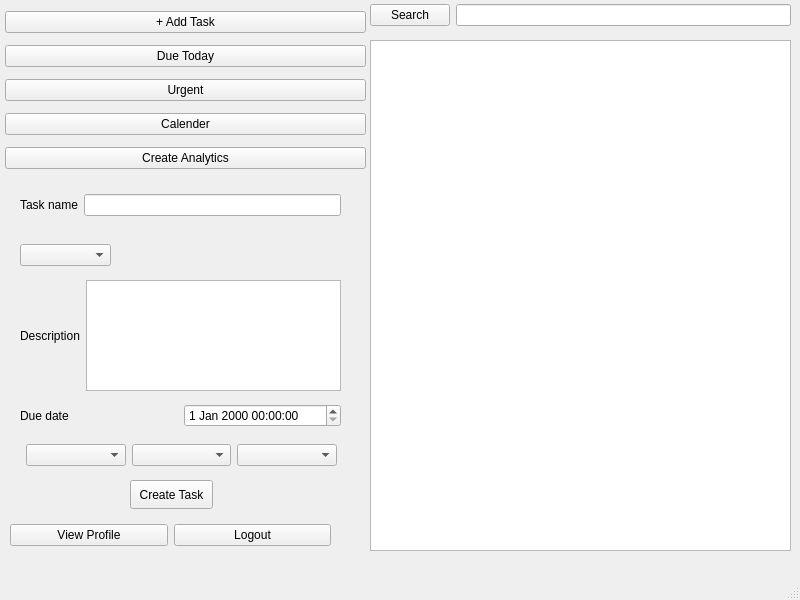
<?xml version="1.0" encoding="UTF-8"?>
<ui version="4.0">
 <class>FrontPage</class>
 <widget class="QMainWindow" name="FrontPage">
  <property name="geometry">
   <rect>
    <x>0</x>
    <y>0</y>
    <width>800</width>
    <height>600</height>
   </rect>
  </property>
  <property name="windowTitle">
   <string>MainWindow</string>
  </property>
  <widget class="QWidget" name="centralwidget">
   <widget class="QListWidget" name="Tasks_listWidget">
    <property name="geometry">
     <rect>
      <x>370</x>
      <y>40</y>
      <width>421</width>
      <height>511</height>
     </rect>
    </property>
   </widget>
   <widget class="QWidget" name="layoutWidget">
    <property name="geometry">
     <rect>
      <x>0</x>
      <y>0</y>
      <width>371</width>
      <height>183</height>
     </rect>
    </property>
    <layout class="QVBoxLayout" name="Options_verticalLayout">
     <property name="leftMargin">
      <number>5</number>
     </property>
     <property name="topMargin">
      <number>5</number>
     </property>
     <property name="rightMargin">
      <number>5</number>
     </property>
     <property name="bottomMargin">
      <number>5</number>
     </property>
     <item>
      <widget class="QPushButton" name="AddTask_pushButton">
       <property name="autoFillBackground">
        <bool>false</bool>
       </property>
       <property name="styleSheet">
        <string notr="true">border-color: rgba(255, 255, 255, 0);</string>
       </property>
       <property name="text">
        <string>+ Add Task</string>
       </property>
      </widget>
     </item>
     <item>
      <widget class="QPushButton" name="DueToday_pushButton">
       <property name="styleSheet">
        <string notr="true">border-color: rgba(255, 255, 255, 0);</string>
       </property>
       <property name="text">
        <string>Due Today</string>
       </property>
      </widget>
     </item>
     <item>
      <widget class="QPushButton" name="Urgent_pushButton">
       <property name="styleSheet">
        <string notr="true">border-color: rgba(255, 255, 255, 0);</string>
       </property>
       <property name="text">
        <string>Urgent</string>
       </property>
      </widget>
     </item>
     <item>
      <widget class="QPushButton" name="Calender_pushButton">
       <property name="styleSheet">
        <string notr="true">border-color: rgba(255, 255, 255, 0);</string>
       </property>
       <property name="text">
        <string>Calender</string>
       </property>
      </widget>
     </item>
     <item>
      <widget class="QPushButton" name="CreateAnalytics_pushButton">
       <property name="styleSheet">
        <string notr="true">border-color: rgba(255, 255, 255, 0);</string>
       </property>
       <property name="text">
        <string>Create Analytics</string>
       </property>
      </widget>
     </item>
    </layout>
   </widget>
   <widget class="QWidget" name="layoutWidget">
    <property name="geometry">
     <rect>
      <x>370</x>
      <y>0</y>
      <width>421</width>
      <height>31</height>
     </rect>
    </property>
    <layout class="QHBoxLayout" name="Search_horizontalLayout">
     <item>
      <widget class="QPushButton" name="Search_pushButton">
       <property name="styleSheet">
        <string notr="true">border-color: rgba(255, 255, 255, 0);</string>
       </property>
       <property name="text">
        <string>Search</string>
       </property>
      </widget>
     </item>
     <item>
      <widget class="QLineEdit" name="Search_lineEdit"/>
     </item>
    </layout>
   </widget>
   <widget class="QWidget" name="TaskDetails_widget" native="true">
    <property name="geometry">
     <rect>
      <x>20</x>
      <y>190</y>
      <width>321</width>
      <height>321</height>
     </rect>
    </property>
    <widget class="QWidget" name="layoutWidget">
     <property name="geometry">
      <rect>
       <x>0</x>
       <y>0</y>
       <width>321</width>
       <height>30</height>
      </rect>
     </property>
     <layout class="QHBoxLayout" name="TName_horizontalLayout">
      <item>
       <widget class="QLabel" name="TName_label">
        <property name="text">
         <string>Task name</string>
        </property>
       </widget>
      </item>
      <item>
       <widget class="QLineEdit" name="TName_lineEdit"/>
      </item>
     </layout>
    </widget>
    <widget class="QWidget" name="layoutWidget">
     <property name="geometry">
      <rect>
       <x>0</x>
       <y>50</y>
       <width>91</width>
       <height>30</height>
      </rect>
     </property>
     <layout class="QHBoxLayout" name="Priority_horizontalLayout">
      <item>
       <widget class="QComboBox" name="Priority_comboBox">
        <property name="placeholderText">
         <string>Priority</string>
        </property>
       </widget>
      </item>
     </layout>
    </widget>
    <widget class="QWidget" name="layoutWidget">
     <property name="geometry">
      <rect>
       <x>0</x>
       <y>90</y>
       <width>321</width>
       <height>111</height>
      </rect>
     </property>
     <layout class="QHBoxLayout" name="Desc_horizontalLayout">
      <item>
       <widget class="QLabel" name="Desc_label">
        <property name="text">
         <string>Description</string>
        </property>
       </widget>
      </item>
      <item>
       <widget class="QTextEdit" name="Desc_textEdit"/>
      </item>
     </layout>
    </widget>
    <widget class="QWidget" name="layoutWidget">
     <property name="geometry">
      <rect>
       <x>0</x>
       <y>210</y>
       <width>321</width>
       <height>31</height>
      </rect>
     </property>
     <layout class="QHBoxLayout" name="DDate_horizontalLayout">
      <item>
       <widget class="QLabel" name="DDate_label">
        <property name="text">
         <string>Due date</string>
        </property>
       </widget>
      </item>
      <item>
       <widget class="QDateTimeEdit" name="DDate_dateTimeEdit"/>
      </item>
     </layout>
    </widget>
    <widget class="QWidget" name="layoutWidget">
     <property name="geometry">
      <rect>
       <x>6</x>
       <y>250</y>
       <width>311</width>
       <height>30</height>
      </rect>
     </property>
     <layout class="QHBoxLayout" name="Extra_horizontalLayout">
      <item>
       <widget class="QComboBox" name="Repeat_comboBox">
        <property name="placeholderText">
         <string>Repeat</string>
        </property>
       </widget>
      </item>
      <item>
       <widget class="QComboBox" name="AddTag_comboBox">
        <property name="placeholderText">
         <string>Add Tag</string>
        </property>
       </widget>
      </item>
      <item>
       <widget class="QComboBox" name="Reminder_comboBox">
        <property name="placeholderText">
         <string>Reminder</string>
        </property>
       </widget>
      </item>
     </layout>
    </widget>
    <widget class="QPushButton" name="CreateTask_pushButton">
     <property name="geometry">
      <rect>
       <x>110</x>
       <y>290</y>
       <width>83</width>
       <height>29</height>
      </rect>
     </property>
     <property name="text">
      <string>Create Task</string>
     </property>
    </widget>
   </widget>
   <widget class="QWidget" name="">
    <property name="geometry">
     <rect>
      <x>10</x>
      <y>520</y>
      <width>321</width>
      <height>31</height>
     </rect>
    </property>
    <layout class="QHBoxLayout" name="horizontalLayout">
     <item>
      <widget class="QPushButton" name="ViewProfile_pushButton">
       <property name="text">
        <string>View Profile</string>
       </property>
      </widget>
     </item>
     <item>
      <widget class="QPushButton" name="Logout_pushButton">
       <property name="text">
        <string>Logout</string>
       </property>
      </widget>
     </item>
    </layout>
   </widget>
  </widget>
  <widget class="QMenuBar" name="menubar">
   <property name="geometry">
    <rect>
     <x>0</x>
     <y>0</y>
     <width>800</width>
     <height>25</height>
    </rect>
   </property>
  </widget>
  <widget class="QStatusBar" name="statusbar"/>
 </widget>
 <resources/>
 <connections/>
</ui>
